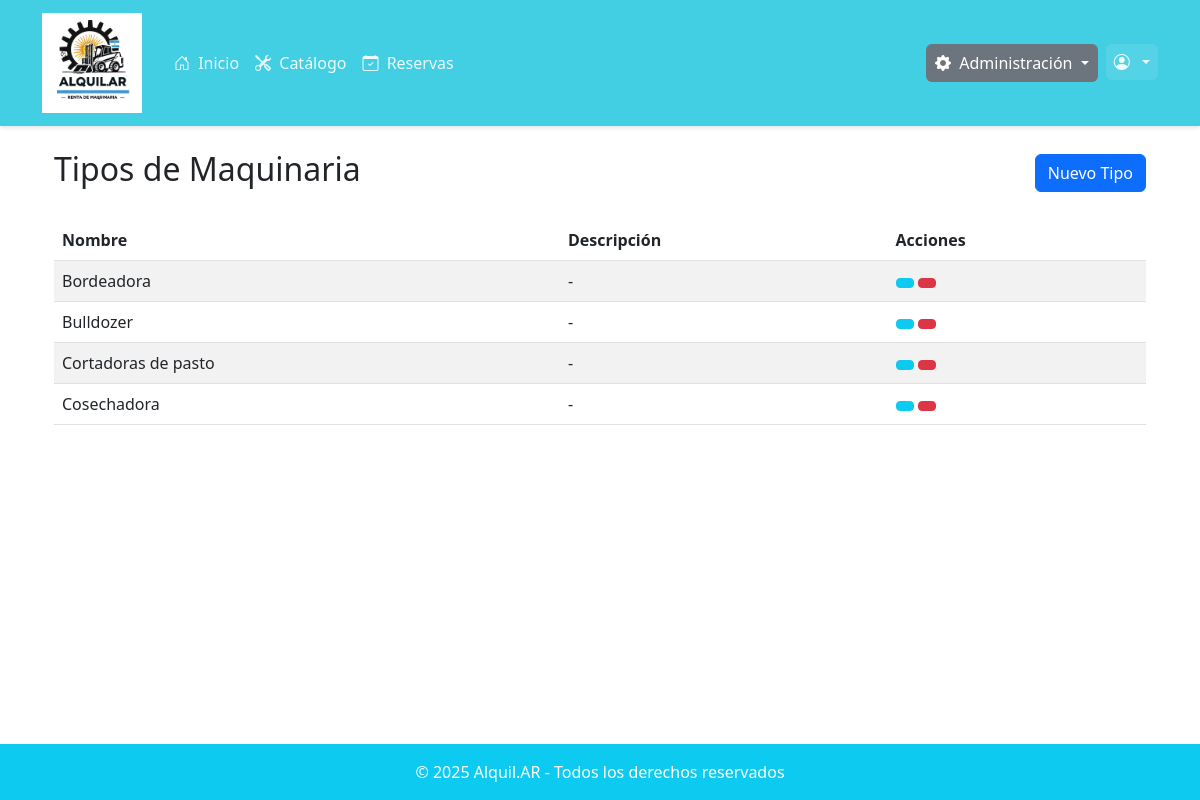
Screenshot of /maquinarias/tipos/ (signed in) with the database file from the repository.
### maquinarias/models.py (models this page shows, shortened)
class TipoMaquinaria(models.Model):
    nombre = models.CharField(max_length=50, unique=True)
    descripcion = models.TextField(blank=True, null=True)
    class Meta:
        verbose_name = "Tipo de Maquinaria"
        verbose_name_plural = "Tipos de Maquinaria"

### usuarios/decorators.py (the view)
    def wrapper(request, *args, **kwargs):
        if request.user.is_authenticated and request.user.tipo == 'ADMIN':
            return view_func(request, *args, **kwargs)
        messages.error(request, "No tenés permiso para acceder a esta sección.")
        return redirect('home')  # o redirigí a otra página

### maquinarias/views.py (called while the page is built)
@login_required
@solo_admin
def tipo_maquinaria_list(request):
    tipos = TipoMaquinaria.objects.all().order_by('nombre')
    return render(request, 'maquinarias/tipo_maquinaria_list.html', {'tipos': tipos})

### maquinarias/templates/maquinarias/tipo_maquinaria_list.html (shortened to what this page needs)
{% extends 'base.html' %} {% block content %}
<div class="container mt-4">
  <div class="d-flex justify-content-between align-items-center mb-4">
    <h2>Tipos de Maquinaria</h2>
    {% if user.is_staff %}
    <a href="{% url 'tipo_maquinaria_create' %}" class="btn btn-primary">
       Nuevo Tipo
    </a>
    {% endif %}
  </div>
  <div class="table-responsive">
    <table class="table table-striped">
      <thead>
        <tr>
          <th>Nombre</th>
          <th>Descripción</th>
          {% if user.is_staff %}
          <th>Acciones</th>
          {% endif %}
        </tr>
      </thead>
      <tbody>
        {% for tipo in tipos %}
        <tr>
          <td>{{ tipo.nombre }}</td>
          <td>{{ tipo.descripcion|default:"-" }}</td>
          {% if user.is_staff %}
          <td>
            <a
              href="{% url 'tipo_maquinaria_update' tipo.pk %}"
              class="btn btn-sm btn-info"
            >
            </a>
            <a
              href="{% url 'tipo_maquinaria_delete' tipo.pk %}"
              class="btn btn-sm btn-danger"
              onclick="return confirm('¿Está seguro que desea eliminar este tipo de maquinaria?')"
            >
            </a>
          </td>
          {% endif %}
        </tr>
        {% empty %}
        <tr>
          <td colspan="3" class="text-center">
            No hay tipos de maquinaria registrados.
          </td>
        </tr>
        {% endfor %}
      </tbody>
    </table>
  </div>
</div>
{% endblock %}

### static/css/core.css (style rules this page uses)
:root { --color-primary: #42cee3; --color-primary-dark: #369aa9; --color-primary-darker: #2b7b87; --color-primary-light: #86e6f5; --color-primary-lighter: #a8f1fd; --color-dark: #333333; --color-gray: #666666; --color-light: #F8F9FA; --color-white: #FFFFFF; --shadow-sm: 0 2px 4px rgba(0, 0, 0, 0.1); --shadow-md: 0 4px 6px rgba(0, 0, 0, 0.15); }

### core/templates/base.html (style rules this page uses)
body { min-height: 100vh; display: flex; flex-direction: column; }

### rows the page displays
TipoMaquinaria: nombre "Bordeadora", descripcion "-"
TipoMaquinaria: nombre "Bulldozer", descripcion "-"
TipoMaquinaria: nombre "Cortadoras de pasto", descripcion "-"
TipoMaquinaria: nombre "Cosechadora", descripcion "-"
